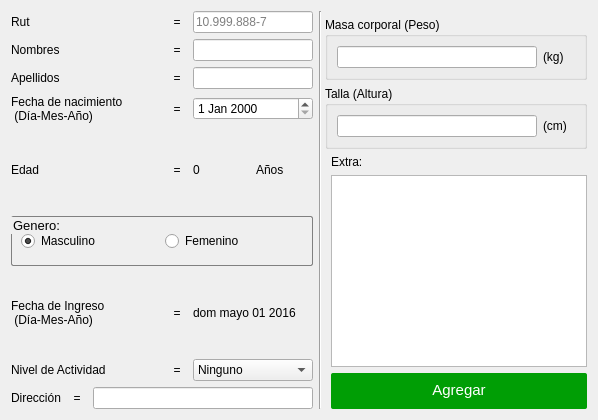
     <widget class="QWidget" name="tab_Agregar">
      <attribute name="icon">
       <iconset resource="images.qrc">
        <normaloff>:/imagenes/3D-Design-Alt.ico</normaloff>:/imagenes/3D-Design-Alt.ico</iconset>
      </attribute>
      <attribute name="title">
       <string>Agregar</string>
      </attribute>
      <layout class="QGridLayout" name="gridLayout_26">
       <item row="3" column="3">
        <widget class="QLabel" name="label_25">
         <property name="text">
          <string>Extra:</string>
         </property>
        </widget>
       </item>
       <item row="5" column="3">
        <widget class="QPushButton" name="botonOKAgregar">
         <property name="minimumSize">
          <size>
           <width>100</width>
           <height>30</height>
          </size>
         </property>
         <property name="maximumSize">
          <size>
           <width>16777215</width>
           <height>16777215</height>
          </size>
         </property>
         <property name="font">
          <font>
           <family>Arial</family>
           <pointsize>-1</pointsize>
          </font>
         </property>
         <property name="toolTip">
          <string>&lt;html&gt;&lt;head/&gt;&lt;body&gt;&lt;p&gt;Agregar usuario &lt;/p&gt;&lt;/body&gt;&lt;/html&gt;</string>
         </property>
         <property name="styleSheet">
          <string notr="true">QPushButton {	
	background-color: rgb(0, 158, 5);
	border-radius: 2px;
    font-family: Arial;
    color: #ffffff;
    font-size: 15px;
    padding: 8px 20px 10px 20px;

}

QPushButton:pressed{ 
    color: #000000;
	border: 2px solid rgb(15, 103, 0);
	background-color: qradialgradient(spread:pad, cx:0.5, cy:0.5, radius:0.5, fx:0.5, fy:0.5, stop:0 rgba(255, 0, 0, 255), stop:1 rgba(5, 0, 9, 118));
}

QPushButton:hover {
  background-color: qlineargradient(spread:pad, x1:0.489, y1:1, x2:0.494, y2:0.0113636, stop:0 rgba(0, 117, 0, 255), stop:1 rgba(0, 255, 0, 255));	  
  text-decoration: none;
}</string>
         </property>
         <property name="text">
          <string>Agregar</string>
         </property>
        </widget>
       </item>
       <item row="0" column="1" rowspan="6" colspan="3">
        <widget class="Line" name="line">
         <property name="orientation">
          <enum>Qt::Vertical</enum>
         </property>
        </widget>
       </item>
       <item row="2" column="2" colspan="2">
        <widget class="QGroupBox" name="tabAgregar_gBox_Estatura">
         <property name="title">
          <string>Talla (Altura)</string>
         </property>
         <layout class="QGridLayout" name="gridLayout_25">
          <item row="0" column="0">
           <widget class="QLineEdit" name="tabAgregar_Estatura">
            <property name="maximumSize">
             <size>
              <width>200</width>
              <height>16777215</height>
             </size>
            </property>
            <property name="inputMethodHints">
             <set>Qt::ImhDigitsOnly</set>
            </property>
            <property name="maxLength">
             <number>3</number>
            </property>
           </widget>
          </item>
          <item row="0" column="1">
           <widget class="QLabel" name="label_28">
            <property name="minimumSize">
             <size>
              <width>25</width>
              <height>0</height>
             </size>
            </property>
            <property name="maximumSize">
             <size>
              <width>30</width>
              <height>16777215</height>
             </size>
            </property>
            <property name="text">
             <string>(cm)</string>
            </property>
           </widget>
          </item>
         </layout>
        </widget>
       </item>
       <item row="1" column="2" colspan="2">
        <widget class="QGroupBox" name="tabAgregar_gBox_Peso">
         <property name="title">
          <string>Masa corporal (Peso)</string>
         </property>
         <property name="flat">
          <bool>false</bool>
         </property>
         <layout class="QGridLayout" name="gridLayout_24">
          <item row="0" column="0">
           <widget class="QLineEdit" name="tabAgregar_Peso">
            <property name="maximumSize">
             <size>
              <width>200</width>
              <height>16777215</height>
             </size>
            </property>
            <property name="inputMethodHints">
             <set>Qt::ImhDigitsOnly</set>
            </property>
            <property name="maxLength">
             <number>3</number>
            </property>
           </widget>
          </item>
          <item row="0" column="1">
           <widget class="QLabel" name="label_27">
            <property name="minimumSize">
             <size>
              <width>25</width>
              <height>0</height>
             </size>
            </property>
            <property name="maximumSize">
             <size>
              <width>30</width>
              <height>16777215</height>
             </size>
            </property>
            <property name="text">
             <string>(kg)</string>
            </property>
           </widget>
          </item>
         </layout>
        </widget>
       </item>
       <item row="4" column="3">
        <layout class="QHBoxLayout" name="horizontalLayout_3">
         <item>
          <widget class="QPlainTextEdit" name="tabAgregar_InfoExtra"/>
         </item>
        </layout>
       </item>
       <item row="0" column="0" rowspan="6">
        <layout class="QGridLayout" name="gridLayout_23">
         <item row="1" column="0">
          <layout class="QGridLayout" name="gridLayout_7">
           <item row="0" column="0">
            <widget class="QLabel" name="label_24">
             <property name="minimumSize">
              <size>
               <width>150</width>
               <height>0</height>
              </size>
             </property>
             <property name="maximumSize">
              <size>
               <width>150</width>
               <height>16777215</height>
              </size>
             </property>
             <property name="text">
              <string>Nombres</string>
             </property>
             <property name="alignment">
              <set>Qt::AlignLeading|Qt::AlignLeft|Qt::AlignVCenter</set>
             </property>
            </widget>
           </item>
           <item row="0" column="1">
            <widget class="QLabel" name="label_4">
             <property name="minimumSize">
              <size>
               <width>20</width>
               <height>0</height>
              </size>
             </property>
             <property name="maximumSize">
              <size>
               <width>20</width>
               <height>16777215</height>
              </size>
             </property>
             <property name="text">
              <string>=</string>
             </property>
             <property name="alignment">
              <set>Qt::AlignCenter</set>
             </property>
            </widget>
           </item>
           <item row="0" column="2">
            <widget class="QLineEdit" name="tabAgregar_Nombres">
             <property name="maximumSize">
              <size>
               <width>200</width>
               <height>16777215</height>
              </size>
             </property>
             <property name="maxLength">
              <number>20</number>
             </property>
            </widget>
           </item>
          </layout>
         </item>
         <item row="3" column="0">
          <layout class="QGridLayout" name="gridLayout_9">
           <item row="0" column="0">
            <widget class="QLabel" name="label_26">
             <property name="minimumSize">
              <size>
               <width>150</width>
               <height>0</height>
              </size>
             </property>
             <property name="maximumSize">
              <size>
               <width>150</width>
               <height>16777215</height>
              </size>
             </property>
             <property name="text">
              <string>Fecha de nacimiento
 (Día-Mes-Año)</string>
             </property>
             <property name="alignment">
              <set>Qt::AlignLeading|Qt::AlignLeft|Qt::AlignVCenter</set>
             </property>
            </widget>
           </item>
           <item row="0" column="1">
            <widget class="QLabel" name="label_6">
             <property name="minimumSize">
              <size>
               <width>10</width>
               <height>0</height>
              </size>
             </property>
             <property name="maximumSize">
              <size>
               <width>20</width>
               <height>16777215</height>
              </size>
             </property>
             <property name="text">
              <string>=</string>
             </property>
             <property name="alignment">
              <set>Qt::AlignCenter</set>
             </property>
            </widget>
           </item>
           <item row="0" column="2">
            <widget class="QDateEdit" name="tabAgregar_FechaNac">
             <property name="maximumSize">
              <size>
               <width>200</width>
               <height>16777215</height>
              </size>
             </property>
             <property name="inputMethodHints">
              <set>Qt::ImhPreferNumbers</set>
             </property>
            </widget>
           </item>
          </layout>
         </item>
         <item row="4" column="0">
          <layout class="QGridLayout" name="gridLayout_10">
           <item row="0" column="0">
            <widget class="QLabel" name="label_7">
             <property name="minimumSize">
              <size>
               <width>150</width>
               <height>0</height>
              </size>
             </property>
             <property name="maximumSize">
              <size>
               <width>150</width>
               <height>16777215</height>
              </size>
             </property>
             <property name="text">
              <string>Edad</string>
             </property>
             <property name="alignment">
              <set>Qt::AlignLeading|Qt::AlignLeft|Qt::AlignVCenter</set>
             </property>
            </widget>
           </item>
           <item row="0" column="1">
            <widget class="QLabel" name="label_8">
             <property name="minimumSize">
              <size>
               <width>20</width>
               <height>0</height>
              </size>
             </property>
             <property name="maximumSize">
              <size>
               <width>20</width>
               <height>16777215</height>
              </size>
             </property>
             <property name="text">
              <string>=</string>
             </property>
             <property name="alignment">
              <set>Qt::AlignCenter</set>
             </property>
            </widget>
           </item>
           <item row="0" column="2">
            <widget class="QLabel" name="tabAgregar_Edad">
             <property name="text">
              <string>0</string>
             </property>
            </widget>
           </item>
           <item row="0" column="3">
            <widget class="QLabel" name="label_9">
             <property name="text">
              <string>Años</string>
             </property>
            </widget>
           </item>
          </layout>
         </item>
         <item row="2" column="0">
          <layout class="QGridLayout" name="gridLayout_8">
           <item row="0" column="0">
            <widget class="QLabel" name="label_31">
             <property name="minimumSize">
              <size>
               <width>150</width>
               <height>0</height>
              </size>
             </property>
             <property name="maximumSize">
              <size>
               <width>150</width>
               <height>16777215</height>
              </size>
             </property>
             <property name="text">
              <string>Apellidos</string>
             </property>
             <property name="alignment">
              <set>Qt::AlignLeading|Qt::AlignLeft|Qt::AlignVCenter</set>
             </property>
            </widget>
           </item>
           <item row="0" column="1">
            <widget class="QLabel" name="label_5">
             <property name="minimumSize">
              <size>
               <width>20</width>
               <height>0</height>
              </size>
             </property>
             <property name="maximumSize">
              <size>
               <width>20</width>
               <height>16777215</height>
              </size>
             </property>
             <property name="text">
              <string>=</string>
             </property>
             <property name="alignment">
              <set>Qt::AlignCenter</set>
             </property>
            </widget>
           </item>
           <item row="0" column="2">
            <widget class="QLineEdit" name="tabAgregar_Apellidos">
             <property name="maximumSize">
              <size>
               <width>200</width>
               <height>16777215</height>
              </size>
             </property>
             <property name="maxLength">
              <number>20</number>
             </property>
            </widget>
           </item>
          </layout>
         </item>
         <item row="6" column="0">
          <layout class="QGridLayout" name="gridLayout_11">
           <item row="0" column="0">
            <widget class="QLabel" name="label_43">
             <property name="minimumSize">
              <size>
               <width>150</width>
               <height>0</height>
              </size>
             </property>
             <property name="maximumSize">
              <size>
               <width>150</width>
               <height>16777215</height>
              </size>
             </property>
             <property name="text">
              <string>Fecha de Ingreso
 (Día-Mes-Año)</string>
             </property>
             <property name="alignment">
              <set>Qt::AlignLeading|Qt::AlignLeft|Qt::AlignVCenter</set>
             </property>
            </widget>
           </item>
           <item row="0" column="1">
            <widget class="QLabel" name="label_11">
             <property name="minimumSize">
              <size>
               <width>20</width>
               <height>0</height>
              </size>
             </property>
             <property name="maximumSize">
              <size>
               <width>20</width>
               <height>16777215</height>
              </size>
             </property>
             <property name="text">
              <string>=</string>
             </property>
             <property name="alignment">
              <set>Qt::AlignCenter</set>
             </property>
            </widget>
           </item>
           <item row="0" column="2">
            <widget class="QLabel" name="tabAgregar_FechaIngreso">
             <property name="maximumSize">
              <size>
               <width>200</width>
               <height>16777215</height>
              </size>
             </property>
             <property name="text">
              <string>dom mayo 01 2016</string>
             </property>
            </widget>
           </item>
          </layout>
         </item>
         <item row="8" column="0">
          <layout class="QGridLayout" name="gridLayout_3">
           <item row="0" column="0">
            <widget class="QLabel" name="label_33">
             <property name="text">
              <string>Dirección</string>
             </property>
            </widget>
           </item>
           <item row="0" column="1">
            <widget class="QLabel" name="label_12">
             <property name="minimumSize">
              <size>
               <width>20</width>
               <height>0</height>
              </size>
             </property>
             <property name="maximumSize">
              <size>
               <width>20</width>
               <height>16777215</height>
              </size>
             </property>
             <property name="text">
              <string>=</string>
             </property>
             <property name="alignment">
              <set>Qt::AlignCenter</set>
             </property>
            </widget>
           </item>
           <item row="0" column="2">
            <widget class="QLineEdit" name="tabAgregar_Address">
             <property name="maxLength">
              <number>45</number>
             </property>
            </widget>
           </item>
          </layout>
         </item>
         <item row="0" column="0">
          <layout class="QGridLayout" name="gridLayout_4">
           <item row="0" column="1">
            <widget class="QLabel" name="label_2">
             <property name="minimumSize">
              <size>
               <width>20</width>
               <height>0</height>
              </size>
             </property>
             <property name="maximumSize">
              <size>
               <width>20</width>
               <height>16777215</height>
              </size>
             </property>
             <property name="text">
              <string>=</string>
             </property>
             <property name="alignment">
              <set>Qt::AlignCenter</set>
             </property>
            </widget>
           </item>
           <item row="0" column="2">
            <widget class="QLineEdit" name="tabAgregar_Rut">
             <property name="enabled">
              <bool>true</bool>
             </property>
             <property name="minimumSize">
              <size>
               <width>120</width>
               <height>0</height>
              </size>
             </property>
             <property name="maximumSize">
              <size>
               <width>200</width>
               <height>16777215</height>
              </size>
             </property>
             <property name="maxLength">
              <number>12</number>
             </property>
             <property name="placeholderText">
              <string>10.999.888-7</string>
             </property>
            </widget>
           </item>
           <item row="0" column="0">
            <widget class="QLabel" name="label_30">
             <property name="minimumSize">
              <size>
               <width>150</width>
               <height>0</height>
              </size>
             </property>
             <property name="maximumSize">
              <size>
               <width>150</width>
               <height>16777215</height>
              </size>
             </property>
             <property name="text">
              <string>Rut</string>
             </property>
             <property name="alignment">
              <set>Qt::AlignLeading|Qt::AlignLeft|Qt::AlignVCenter</set>
             </property>
            </widget>
           </item>
          </layout>
         </item>
         <item row="5" column="0">
          <widget class="QGroupBox" name="tabAgregar_gB_Genero">
           <property name="minimumSize">
            <size>
             <width>0</width>
             <height>50</height>
            </size>
           </property>
           <property name="maximumSize">
            <size>
             <width>16777215</width>
             <height>50</height>
            </size>
           </property>
           <property name="font">
            <font>
             <pointsize>10</pointsize>
             <kerning>true</kerning>
            </font>
           </property>
           <property name="styleSheet">
            <string notr="true">QGroupBox { 
     border: 1px solid gray; 
     border-radius: 2px; 
 }</string>
           </property>
           <property name="title">
            <string>Genero:</string>
           </property>
           <property name="alignment">
            <set>Qt::AlignLeading|Qt::AlignLeft|Qt::AlignVCenter</set>
           </property>
           <property name="flat">
            <bool>true</bool>
           </property>
           <layout class="QHBoxLayout" name="horizontalLayout">
            <item>
             <widget class="QRadioButton" name="tabAgregar_Male">
              <property name="text">
               <string>Masculino</string>
              </property>
              <property name="checked">
               <bool>true</bool>
              </property>
             </widget>
            </item>
            <item>
             <widget class="QRadioButton" name="tabAgregar_Female">
              <property name="text">
               <string>Femenino</string>
              </property>
             </widget>
            </item>
           </layout>
          </widget>
         </item>
         <item row="7" column="0">
          <layout class="QGridLayout" name="gridLayout_22">
           <item row="0" column="0">
            <widget class="QLabel" name="label_67">
             <property name="minimumSize">
              <size>
               <width>150</width>
               <height>0</height>
              </size>
             </property>
             <property name="maximumSize">
              <size>
               <width>150</width>
               <height>16777215</height>
              </size>
             </property>
             <property name="text">
              <string>Nivel de Actividad</string>
             </property>
             <property name="alignment">
              <set>Qt::AlignLeading|Qt::AlignLeft|Qt::AlignVCenter</set>
             </property>
            </widget>
           </item>
           <item row="0" column="1">
            <widget class="QLabel" name="label_68">
             <property name="minimumSize">
              <size>
               <width>20</width>
               <height>0</height>
              </size>
             </property>
             <property name="maximumSize">
              <size>
               <width>20</width>
               <height>16777215</height>
              </size>
             </property>
             <property name="text">
              <string>=</string>
             </property>
             <property name="alignment">
              <set>Qt::AlignCenter</set>
             </property>
            </widget>
           </item>
           <item row="0" column="2">
            <widget class="QComboBox" name="tabAgregar_nivelActividad">
             <property name="maximumSize">
              <size>
               <width>200</width>
               <height>16777215</height>
              </size>
             </property>
             <item>
              <property name="text">
               <string>Ninguno</string>
              </property>
             </item>
             <item>
              <property name="text">
               <string>Físico Activo</string>
              </property>
             </item>
             <item>
              <property name="text">
               <string>Físico Pasivo</string>
              </property>
             </item>
             <item>
              <property name="text">
               <string>Retirado</string>
              </property>
             </item>
             <item>
              <property name="text">
               <string>Otros</string>
              </property>
             </item>
            </widget>
           </item>
          </layout>
         </item>
        </layout>
       </item>
      </layout>
     </widget>
